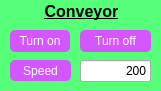
       <widget class="QGroupBox" name="groupBox_2">
        <property name="geometry">
         <rect>
          <x>220</x>
          <y>10</y>
          <width>161</width>
          <height>91</height>
         </rect>
        </property>
        <property name="sizePolicy">
         <sizepolicy hsizetype="Minimum" vsizetype="Minimum">
          <horstretch>0</horstretch>
          <verstretch>0</verstretch>
         </sizepolicy>
        </property>
        <property name="font">
         <font>
          <family>Segoe UI</family>
          <pointsize>12</pointsize>
          <italic>false</italic>
          <bold>true</bold>
          <underline>true</underline>
         </font>
        </property>
        <property name="autoFillBackground">
         <bool>false</bool>
        </property>
        <property name="styleSheet">
         <string notr="true">QGroupBox{
	border:none;
	background-color: rgb(85, 255, 120);
	color: black;
	border-radius:10px;
	font: 700 12pt &quot;Segoe UI&quot;;
}</string>
        </property>
        <property name="title">
         <string>Conveyor</string>
        </property>
        <property name="alignment">
         <set>Qt::AlignCenter</set>
        </property>
        <property name="flat">
         <bool>true</bool>
        </property>
        <widget class="QPushButton" name="btnSetSpeedConveyor">
         <property name="geometry">
          <rect>
           <x>10</x>
           <y>60</y>
           <width>61</width>
           <height>21</height>
          </rect>
         </property>
         <property name="styleSheet">
          <string notr="true">QPushButton
{
	border:none;
	color: rgb(255, 255, 255);
	background-color:rgb(213, 85, 255);
	border-radius:5px;
	
	font: 12pt &quot;Segoe UI Semibold&quot;;
	
}

QPushButton:Hover
{
	background-color:rgb(255, 0, 0);
}

QPushButton:pressed
{
	background-color:rgb(247, 221, 90);
}</string>
         </property>
         <property name="text">
          <string>Speed</string>
         </property>
        </widget>
        <widget class="QPushButton" name="btnTurnOffConveyor">
         <property name="geometry">
          <rect>
           <x>80</x>
           <y>30</y>
           <width>71</width>
           <height>22</height>
          </rect>
         </property>
         <property name="styleSheet">
          <string notr="true">QPushButton
{
	border:none;
	color: rgb(255, 255, 255);
	background-color:rgb(213, 85, 255);
	border-radius:5px;
	
	font: 12pt &quot;Segoe UI Semibold&quot;;
	
}

QPushButton:Hover
{
	background-color:rgb(255, 0, 0);
}

QPushButton:pressed
{
	background-color:rgb(247, 221, 90);
}</string>
         </property>
         <property name="text">
          <string>Turn off</string>
         </property>
        </widget>
        <widget class="QPushButton" name="btnTurnOnConveyor">
         <property name="geometry">
          <rect>
           <x>10</x>
           <y>30</y>
           <width>60</width>
           <height>22</height>
          </rect>
         </property>
         <property name="styleSheet">
          <string notr="true">QPushButton
{
	border:none;
	color: rgb(255, 255, 255);
	background-color:rgb(213, 85, 255);
	border-radius:5px;
	
	font: 12pt &quot;Segoe UI Semibold&quot;;
	
}

QPushButton:Hover
{
	background-color:rgb(255, 0, 0);
}

QPushButton:pressed
{
	background-color:rgb(247, 221, 90);
}</string>
         </property>
         <property name="text">
          <string>Turn on</string>
         </property>
        </widget>
        <widget class="QLineEdit" name="leSpeedConveyor">
         <property name="geometry">
          <rect>
           <x>80</x>
           <y>60</y>
           <width>71</width>
           <height>22</height>
          </rect>
         </property>
         <property name="accessibleDescription">
          <string/>
         </property>
         <property name="styleSheet">
          <string notr="true">font: 9pt &quot;Segoe UI&quot;;
background-color:none;
</string>
         </property>
         <property name="inputMask">
          <string/>
         </property>
         <property name="text">
          <string>200</string>
         </property>
         <property name="alignment">
          <set>Qt::AlignRight|Qt::AlignTrailing|Qt::AlignVCenter</set>
         </property>
         <property name="placeholderText">
          <string>mm/s</string>
         </property>
        </widget>
       </widget>
